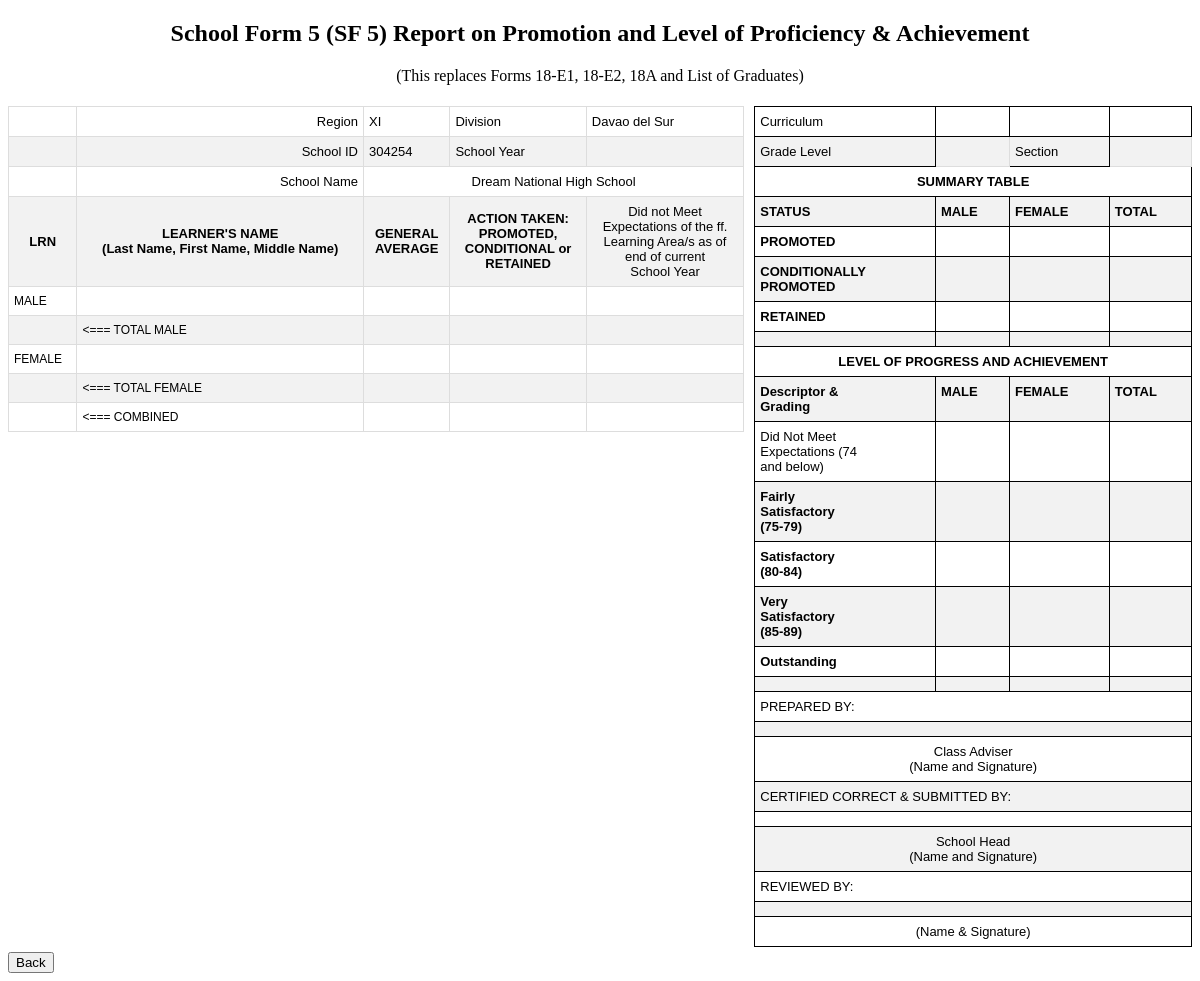
The page /teacher/SF5.php on the database its author committed.
### tables this page shows
CREATE TABLE `school_info` (
  `School_ID` int(11) NOT NULL,
  `School_name` varchar(60) NOT NULL,
  `Division` varchar(50) NOT NULL,
  `District` varchar(50) DEFAULT NULL,
  `Region` varchar(50) DEFAULT NULL
);

### teacher/SF5.php (the view, shortened to what this page needs)
<!DOCTYPE html>
<html>
<head>
</head>
<?php
$DATABASE_HOST = 'localhost';
$DATABASE_USER = 'schoolBoard';
$DATABASE_PASS = '54HPneK7CC9NLhj';
$DATABASE_NAME = 'schoolBoard_database';
$year = $_SESSION['year'];
$section = $_SESSION['advisorysec'];
$connect = mysqli_connect($DATABASE_HOST, $DATABASE_USER, $DATABASE_PASS, $DATABASE_NAME);
$query3 = "SELECT School_ID, School_name, Division, District, Region FROM school_info";
$result3 = mysqli_query($connect, $query3) or die(mysqli_error($connect));
while($data = mysqli_fetch_array($result3)){
    $schoolID = $data[0];
    $schoolname = $data[1];
    $division = $data[2];
    $region = $data[4];
}
?>
<body id="printarea">
<h2 align="center">School Form 5 (SF 5) Report on Promotion and Level of Proficiency & Achievement</h2>
<p align="center">(This replaces Forms 18-E1, 18-E2, 18A and List of Graduates)</p>
<div class="row">
  <div class="column1">
    <table class="tg">
  <tr>
    <td class="tg-387r"></td>
    <td class="tg-znh0">Region</td>
    <td class="tg-387r"><?php echo $region;?></td>
    <td class="tg-387r">Division</td>
    <td class="tg-387r"><?php echo $division;?></td>
  </tr>
  <tr>
    <td class="tg-387r"></td>
    <td class="tg-znh0">School ID</td>
    <td class="tg-387r"><?php echo $schoolID;?></td>
    <td class="tg-387r">School Year</td>
    <td class="tg-387r"></td>
  </tr>
  <tr>
    <td class="tg-387r"></td>
    <td class="tg-znh0">School Name</td>
    <td class="tg-76qt" colspan="3"><?php echo $schoolname;?></td>
  </tr>
  <tr>
    <td class="tg-lvro" rowspan="3">LRN</td>
    <td class="tg-lvro" rowspan="3">LEARNER'S NAME<br>(Last Name, First Name, Middle Name)<br></td>
    <td class="tg-lvro" rowspan="3">GENERAL<br>AVERAGE<br></td>
    <td class="tg-lvro" rowspan="3">ACTION TAKEN:<br>PROMOTED,<br>CONDITIONAL or<br>RETAINED<br></td>
    <td class="tg-hysb" rowspan="3">Did not Meet<br>Expectations of the ff.<br>Learning Area/s as of<br>end of current<br>School Year<br></td>
  </tr>
  <tr>
  </tr>
  <tr>
    <td class="tg-0pky">MALE</td>
    <td class="tg-0pky"></td>
    <td class="tg-0pky"></td>
    <td class="tg-0pky"></td>
    <td class="tg-0pky"></td>
  </tr>
  <tr>
    <td class="tg-0pky"></td>
    <td class="tg-0pky">&lt;=== TOTAL MALE<br></td>
    <td class="tg-0pky"></td>
    <td class="tg-0pky"></td>
    <td class="tg-0pky"></td>
  </tr>
  <tr>
    <td class="tg-0pky">FEMALE</td>
    <td class="tg-0pky"></td>
    <td class="tg-0pky"></td>
    <td class="tg-0pky"></td>
    <td class="tg-0pky"></td>
  </tr>
  <tr>
    <td class="tg-0pky"></td>
    <td class="tg-0pky">&lt;=== TOTAL FEMALE</td>
    <td class="tg-0pky"></td>
    <td class="tg-0pky"></td>
    <td class="tg-0pky"></td>
  </tr>
  <tr>
    <td class="tg-0pky"></td>
    <td class="tg-0pky">&lt;=== COMBINED</td>
    <td class="tg-0pky"></td>
    <td class="tg-0pky"></td>
    <td class="tg-0pky"></td>
  </tr>
</table>
  </div>
  <div class="column2">
    <table class="tg">
<tbody>
  <tr>
    <td class="tg-vask">Curriculum</td>
    <td class="tg-vask"></td>
    <td class="tg-vask"></td>
    <td class="tg-vask"></td>
  </tr>
  <tr>
    <td class="tg-vask">Grade Level</td>
    <td class="tg-0pky"><?php echo $year; ?></td>
    <td class="tg-vask">Section</td>
    <td class="tg-0pky"><?php echo $section; ?></td>
  </tr>
  <tr>
    <td class="tg-dovx" colspan="4">SUMMARY TABLE<br></td>
  </tr>
  <tr>
    <td class="tg-wrlh">STATUS</td>
    <td class="tg-wrlh">MALE</td>
    <td class="tg-wrlh">FEMALE</td>
    <td class="tg-wrlh">TOTAL</td>
  </tr>
  <tr>
    <td class="tg-wrlh">PROMOTED</td>
    <td class="tg-vask"></td>
    <td class="tg-vask"></td>
    <td class="tg-vask"></td>
  </tr>
  <tr>
    <td class="tg-wrlh">CONDITIONALLY<br>PROMOTED<br></td>
    <td class="tg-vask"></td>
    <td class="tg-vask"></td>
    <td class="tg-vask"></td>
  </tr>
  <tr>
    <td class="tg-wrlh">RETAINED</td>
    <td class="tg-vask"></td>
    <td class="tg-vask"></td>
    <td class="tg-vask"></td>
  </tr>
  <tr>
    <td class="tg-0lax"></td>
    <td class="tg-0lax"></td>
    <td class="tg-0lax"></td>
    <td class="tg-0lax"></td>
  </tr>
  <tr>
    <td class="tg-dovx" colspan="4">LEVEL OF PROGRESS AND ACHIEVEMENT</td>
  </tr>
  <tr>
    <td class="tg-wrlh">Descriptor &amp;<br>Grading</td>
    <td class="tg-wrlh">MALE</td>
    <td class="tg-wrlh">FEMALE</td>
    <td class="tg-wrlh">TOTAL</td>
  </tr>
  <tr>
    <td class="tg-vask">Did Not Meet<br>Expectations (74<br>and below)<br></td>
    <td class="tg-0lax"></td>
    <td class="tg-0lax"></td>
    <td class="tg-0lax"></td>
  </tr>
  <tr>
    <td class="tg-wrlh">Fairly<br>Satisfactory<br>(75-79)<br></td>
    <td class="tg-0lax"></td>
    <td class="tg-0lax"></td>
    <td class="tg-0lax"></td>
  </tr>
  <tr>
    <td class="tg-wrlh">Satisfactory<br>(80-84)<br></td>
    <td class="tg-0lax"></td>
    <td class="tg-0lax"></td>
    <td class="tg-0lax"></td>
  </tr>
  <tr>
    <td class="tg-wrlh">Very <br>Satisfactory<br>(85-89)<br></td>
    <td class="tg-0lax"></td>
    <td class="tg-0lax"></td>
    <td class="tg-0lax"></td>
  </tr>
  <tr>
    <td class="tg-wrlh">Outstanding</td>
    <td class="tg-0lax"></td>
    <td class="tg-0lax"></td>
    <td class="tg-0lax"></td>
  </tr>
  <tr>
    <td class="tg-vask"></td>
    <td class="tg-0lax"></td>
    <td class="tg-0lax"></td>
    <td class="tg-0lax"></td>
  </tr>
  <tr>
    <td class="tg-vask" colspan="4">PREPARED BY:<br></td>
  </tr>
  <tr>
    <td class="tg-vask" colspan="4"></td>
  </tr>
  <tr>
    <td class="tg-z1yq" colspan="4">Class Adviser<br>(Name and Signature)<br></td>
  </tr>
  <tr>
    <td class="tg-vask" colspan="4">CERTIFIED CORRECT &amp; SUBMITTED BY:</td>
  </tr>
  <tr>
    <td class="tg-vask" colspan="4"></td>
  </tr>
  <tr>
    <td class="tg-z1yq" colspan="4">School Head<br>(Name and Signature)<br></td>
  </tr>
  <tr>
    <td class="tg-vask" colspan="4">REVIEWED BY:<br></td>
  </tr>
  <tr>
    <td class="tg-vask" colspan="4"></td>
  </tr>
  <tr>
    <td class="tg-z1yq" colspan="4">(Name &amp; Signature)</td>
  </tr>
</tbody>
</table>
  </div>
</div>
   <button class="btn" name="year" onclick="history.go(-1);" value=<?php echo $year; ?>> Back </button>
</body>
</html>

### teacher/SF5.php (style rules this page uses)
* { box-sizing: border-box; }
.row { display: flex; margin-left:-5px; margin-right:-5px; }
.column1 { flex: 50%; padding: 5px; }
.column2 { flex: 25%; padding: 5px; }
table { border-collapse: collapse; border-spacing: 0; width: 100%; border: 1px solid #ddd; }
th, td { text-align: left; padding: 16px; }
tr:nth-child(even) { background-color: #f2f2f2; }
.tg { border-collapse:collapse;border-spacing:0; }
.tg td { border-color:black;border-style:solid;border-width:1px;font-family:Arial, sans-serif;font-size:14px; overflow:hidden;padding:7px 5px;word-break:normal; }
.tg .tg-lvro { border-color:inherit;font-size:13px;font-weight:bold;text-align:center;vertical-align:middle }
.tg .tg-387r { border-color:inherit;font-size:13px;text-align:left;vertical-align:top }
.tg .tg-znh0 { border-color:inherit;font-size:13px;text-align:right;vertical-align:top }
.tg .tg-76qt { border-color:inherit;font-size:13px;text-align:center;vertical-align:top }
.tg .tg-hysb { border-color:inherit;font-size:13px;text-align:center;vertical-align:middle }
.tg .tg-0pky { border-color:inherit;text-align:left;vertical-align:top }
.tg td { border-color:black;border-style:solid;border-width:1px;font-family:Trebuchet MS, sans-serif;font-size:12px; overflow:hidden;padding:7px 5px;word-break:normal; }
.tg .tg-dovx { font-size:13px;font-weight:bold;text-align:center;vertical-align:top }
.tg .tg-0lax { text-align:left;vertical-align:top }
.tg .tg-vask { font-size:13px;text-align:left;vertical-align:top }
.tg .tg-wrlh { font-size:13px;font-weight:bold;text-align:left;vertical-align:top }
.tg .tg-z1yq { font-size:13px;text-align:center;vertical-align:top }

### rows shown on the page
school_info: Region "XI", Division "Davao del Sur", School_ID "304254", School_name "Dream National High School"
